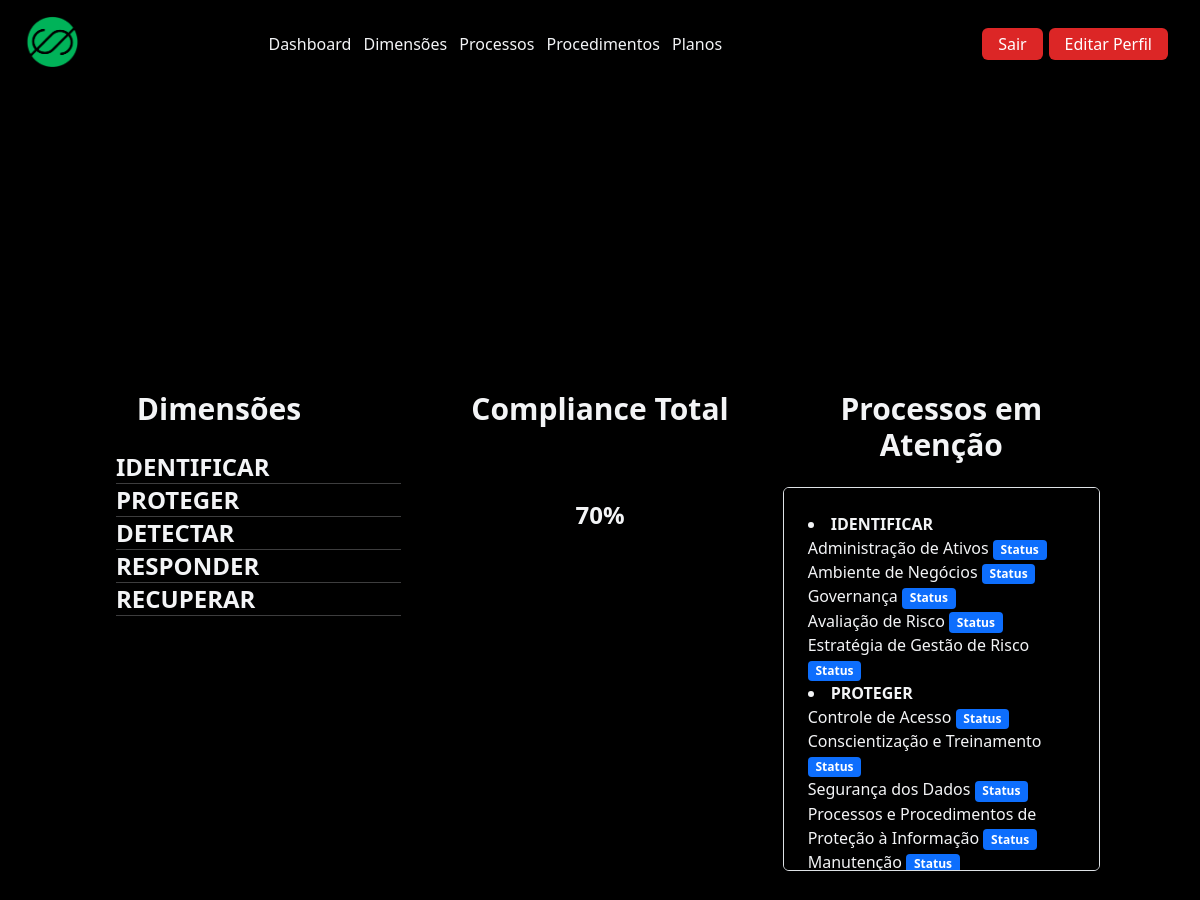
The page /grc/ (signed in) on the database its author committed.
### grc/models.py (models this page shows, shortened)
class Dimension(models.Model):
    framework = models.ForeignKey('Framework', related_name="dimension", on_delete=models.CASCADE)
    nic = models.CharField(max_length=10)
    nome = models.CharField(max_length=15)
    descricao = models.TextField(max_length=1000)

class Processo(models.Model):
    dimension = models.ForeignKey('Dimension', related_name="processo", on_delete=models.CASCADE)
    nic = models.CharField(max_length=10)
    nome = models.CharField(max_length=100)
    descricao = models.TextField(max_length=1000)

### grc/views.py (the view)
# urls.py: path('grc/', Dashboard.as_view(), name='dashboard'),
class Dashboard(LoginRequiredMixin, ListView):
    template_name = "dashboard.html"
    model = Dimension
    def get_context_data(self, **kwargs):
        context = super().get_context_data(**kwargs)
        context["dimensoes"] = Dimension.objects.all()
        return context

### grc/novos_context.py (called while the page is built)
def lista_dimensoes(request):
    lista_dimensoes = Dimension.objects.all()
    return {"lista_dimensoes": lista_dimensoes}

def lista_processos(request):
    lista_processos = Processo.objects.all()
    return {'lista_processos': lista_processos}

def lista_procedimentos(request):
    lista_procedimentos = Procedimento.objects.all()
    return {'lista_procedimentos': lista_procedimentos}

def proc_por_dimensao(request):
    proc_por_dimensao = Dimension.objects.all().prefetch_related('processo')
    return {'proc_por_dimensao': proc_por_dimensao}

### grc/templates/dashboard.html (shortened to what this page needs)
{% extends 'base.html' %}
{% load static %}
{% block content %}
<header class="min-h-screen bg-black bg-opacity-75 bg-blend-overlay showcase border-gray-600 border-b-8 flex justify-center items-center bg-no-repeat" >
    <div class="container mt-3">
       <div class="row mt-3">
            <div class="col">
                <h1 class="font-semibold text-3xl md:text-1xl text-center-center md:w-3/4 text-center">
                    Dimensões
                </h1>
                <ul class="px-3 mt-4">
                    {% for dimensao in dimensoes %}
                    <li class="font-semibold text-2xl md:text-2xl ">
                        {{ dimensao.nome }}
                    </li>
                    <hr>
                    {% endfor %}
                </ul>
            </div>
            <div class="col">
                <h1 class="font-semibold text-3xl md:text-1xl text-center">
                    Compliance Total
                </h1>
                <ul class="px-3  py-14 mt-3">
                    <li class=" md:text-2xl font-semibold text-4xl text-center ">
                        70%
                    </li>
                </ul>
            </div>
           <div class="col">
                   <h1 class="font-semibold text-3xl md:text-1xl text-center ">
                    Processos em Atenção
                    </h1>
                        <div class="bg-black mt-4 p-4 border rounded-md overflow-y-auto h-96">
                            {% for dimensao in dimensoes %}
                              <div>
                                    <li class="font-semibold text-1xl md:text-1xl ">
                                    {{ dimensao.nome }}
                                    </li>
                                  <ul>
                                       {% for processo in dimensao.processo.all %}
                                       <li>
                                           {{ processo.nome }}
                                       <span class="badge bg-primary">Status</span>
                                       </li>
                                       {% endfor %}
                                   </ul>
                              </div>
                        {% endfor %}
                       </div>
           </div>
    </div>
 </header>
{% endblock %}

### rows shown on the page
Dimension: nome "IDENTIFICAR"
Dimension: nome "PROTEGER"
Dimension: nome "DETECTAR"
Dimension: nome "RESPONDER"
Dimension: nome "RECUPERAR"
Processo: nome "Administração de Ativos"
Processo: nome "Ambiente de Negócios"
Processo: nome "Governança"
Processo: nome "Avaliação de Risco"
Processo: nome "Estratégia de Gestão de Risco"
Processo: nome "Controle de Acesso"
Processo: nome "Conscientização e Treinamento"
Processo: nome "Segurança dos Dados"
Processo: nome "Processos e Procedimentos de Proteção à Informação"
Processo: nome "Manutenção"
